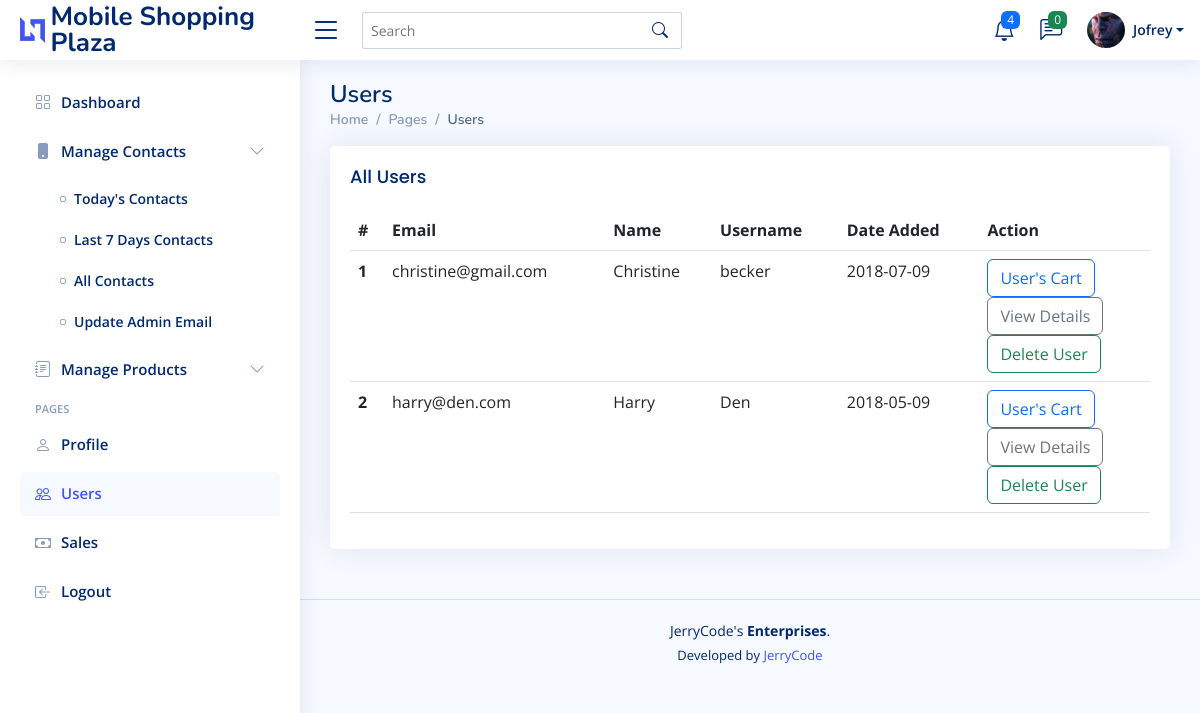
/admin/users.php (signed in), run on the app's committed database.
### tables this page shows
CREATE TABLE `users` (
  `email` varchar(200) NOT NULL,
  `id` int(11) NOT NULL,
  `password` varchar(60) NOT NULL,
  `type` int(1) NOT NULL,
  `name` varchar(150) NOT NULL,
  `username` varchar(150) NOT NULL,
  `address` text NOT NULL,
  `contact_info` varchar(100) NOT NULL,
  `photo` varchar(200) NOT NULL,
  `status` int(1) NOT NULL,
  `activate_code` varchar(15) NOT NULL,
  `reset_code` varchar(15) NOT NULL,
  `created_on` date NOT NULL
);

### functions.php (called while the page is built, shortened)
<?php
require_once('database/DBController.php');
require_once('database/Cart.php');
require_once('database/Contact.php');
require_once ('database/Users.php');
$db = new DBController();
$contact = new Contact($db);
$users = new Users($db);

### database/Shopping.php (called while the page is built, shortened)
<?php
class Shopping
{
    public function __construct(DBController $db)
    {
        $this->db = $db;
    }
}

### database/DBController.php (called while the page is built, shortened)
<?php
class DBController
{
    private string $host = 'localhost';
    private string $user = 'root';
    private string $password = '';
    private string $database = "shopping";
    public function __construct()
    {
        $this->con = mysqli_connect($this->host, $this->user, $this->password, $this->database);
    }
}

### database/Contact.php (called while the page is built, shortened)
<?php
include_once 'Shopping.php';
class Contact extends Shopping
{
    public function getMessageCount(): int|string
    {
        $is_read = 1;
        $sql = "SELECT id FROM tbl_contact_data WHERE Is_Read != ?";
        $query = $this->db->con->prepare($sql);
        $query->bind_param('i', $is_read);
        $query->execute();
        $result = $query->get_result();
        return $result->num_rows;
    }
}

### admin/include/session.php (called while the page is built, shortened)
<?php
$stmt = $db->con->prepare("SELECT * FROM users WHERE id=?");
$stmt->bind_param('i',$_SESSION['admin'] );
$stmt->execute();
$result = $stmt->get_result();
$admin = $result->fetch_assoc();

### database/Users.php (called while the page is built, shortened)
<?php
include_once 'Shopping.php';
class Users extends Shopping
{
    public function getAllUsersData($table = 'users',$type = 0): array
    {
        $result = $this->db->con->prepare("SELECT * FROM $table WHERE type = ?");
        $result->bind_param('i', $type);
        $result->execute();
        $stmt = $result->get_result();
        $resultArray = array();
        while ($item = $stmt->fetch_assoc()){
            $resultArray[] = $item;
        }
        return $resultArray;
    }
}

### admin/users.php (the view, shortened to what this page needs)
<?php
require ('../functions.php');
include ('include/session.php');
include ('include/head.php');
include ('include/top-navbar.php');
include ('include/sidebar_users.php');
?>
<main id="main" class="main">
    <div class="pagetitle">
        <h1>Users</h1>
        <nav>
            <ol class="breadcrumb">
                <li class="breadcrumb-item"><a href="index.php">Home</a></li>
                <li class="breadcrumb-item">Pages</li>
                <li class="breadcrumb-item active">Users</li>
            </ol>
        </nav>
    </div>
    <section class="section">
        <div class="row">
            <div class="col-lg-12">
                <div class="card">
                    <div class="card-body">
                        <h5 class="card-title">All Users</h5>
                        <table class="table datatable">
                            <thead>
                            <tr>
                                <th scope="col">#</th>
                                <th scope="col">Email</th>
                                <th scope="col">Name</th>
                                <th scope="col">Username</th>
                                <th scope="col">Date Added</th>
                                <th scope="col">Action</th>
                            </tr>
                            </thead>
                            <tbody>
                            <?php
                            $increment = 1;
                            if ($users->getAllUsersData() != null):
                                foreach ($users->getAllUsersData() as $today):
                                    ?>
                                    <tr>
                                        <th scope="row"><?php echo htmlentities($increment);?></th>
                                        <td><?php echo htmlentities($today['email']);?></td>
                                        <td><?php echo htmlentities($today['name']);?></td>
                                        <td><?php echo htmlentities($today['username']);?></td>
                                        <td><?php echo htmlentities($today['created_on']);?></td>
                                        <td>
                                            <form method="post" action="cart.php">
                                                <button type="submit" name="user" class="btn btn-outline-primary" value="<?php echo htmlentities($today['email']);?>">User's Cart</button>
                                            </form>
                                            <form method="post" action="users-details.php">
                                                <button type="submit" name="user" class="btn btn-outline-secondary" value="<?php echo htmlentities($today['email']);?>">View Details</button>
                                            </form>
                                            <form method="post" action="delete-users.php">
                                                <button type="submit" name="user" class="btn btn-outline-success" value="<?php echo htmlentities($today['email']);?>">Delete User</button>
                                            </form>
                                        </td>
                                    </tr>
                                    <?php
                                    $increment++;
                                endforeach;
                            else: ?>
                                <tr>
                                    <td colspan="5" style="color:red; font-size:22px;" class="text-center" >No Records Found</td>
                                </tr>
                            <?php
                            endif;
                            ?>
                            </tbody>
                        </table>
                    </div>
                </div>
            </div>
        </div>
    </section>
</main>
<footer id="footer" class="footer">
    <div class="copyright">
        JerryCode's <strong><span>Enterprises</span></strong>.
    </div>
    <div class="credits">
        Developed by <a href="#">JerryCode</a>
    </div>
</footer>
</body>
</html>

### admin/include/top-navbar.php (shortened to what this page needs)
<body>
<header id="header" class="header fixed-top d-flex align-items-center">
    <div class="d-flex align-items-center justify-content-between">
        <a href="index.php" class="logo d-flex align-items-center">
            <img src="assets/img/logo.png" alt="">
            <span class="d-none d-lg-block">Mobile Shopping Plaza</span>
        </a>
        <i class="bi bi-list toggle-sidebar-btn"></i>
    </div>
    <div class="search-bar">
        <form class="search-form d-flex align-items-center" method="POST" action="#">
            <input type="text" name="query" placeholder="Search" title="Enter search keyword">
            <button type="submit" title="Search"><i class="bi bi-search"></i></button>
        </form>
    </div>
    <nav class="header-nav ms-auto">
        <ul class="d-flex align-items-center">
            <li class="nav-item dropdown">
                <a class="nav-link nav-icon" href="#" data-bs-toggle="dropdown">
                    <i class="bi bi-bell"></i>
                    <span class="badge bg-primary badge-number">4</span>
                </a>
            </li>
            <li class="nav-item dropdown">
                <a class="nav-link nav-icon" href="#" data-bs-toggle="dropdown">
                    <i class="bi bi-chat-left-text"></i>
                    <span class="badge bg-success badge-number">
                <?php
                echo $contact->getMessageCount();
                ?>
            </span>
                </a>
            </li>
            <li class="nav-item dropdown pe-3">
                <a class="nav-link nav-profile d-flex align-items-center pe-0" href="#" data-bs-toggle="dropdown">
                    <img src="../assets/products/<?php echo htmlentities($admin['photo']);?>" alt="Profile" class="rounded-circle">
                    <span class="d-none d-md-block dropdown-toggle ps-2"><?php echo htmlentities(ucfirst($admin['name']));?></span>
                </a>
            </li>
        </ul>
    </nav>
</header>

### admin/assets/css/style.css (style rules this page uses)
:root { scroll-behavior: smooth; }
body { font-family: "Open Sans", sans-serif; background: #f6f9ff; color: #444444; }
a { color: #4154f1; text-decoration: none; }
h1, h2, h3, h4, h5, h6 { font-family: "Nunito", sans-serif; }
#main { margin-top: 60px; padding: 20px 30px; transition: all 0.3s; }
.pagetitle { margin-bottom: 10px; }
.pagetitle h1 { font-size: 24px; margin-bottom: 0; font-weight: 600; color: #012970; }
.card { margin-bottom: 30px; border: none; border-radius: 5px; box-shadow: 0px 0 30px rgba(1, 41, 112, 0.1); }
.card-title { padding: 20px 0 15px 0; font-size: 18px; font-weight: 500; color: #012970; font-family: "Poppins", sans-serif; }
.card-body { padding: 0 20px 20px 20px; }
.breadcrumb { font-size: 14px; font-family: "Nunito", sans-serif; color: #899bbd; font-weight: 600; }
.breadcrumb a { color: #899bbd; transition: 0.3s; }
.breadcrumb .breadcrumb-item::before { color: #899bbd; }
.breadcrumb .active { color: #51678f; font-weight: 600; }
.logo { line-height: 1; }
@media (min-width: 1200px) { .logo { width: 280px; } }
.logo img { max-height: 26px; margin-right: 6px; }
.logo span { font-size: 26px; font-weight: 700; color: #012970; font-family: "Nunito", sans-serif; }
.header { transition: all 0.5s; z-index: 997; height: 60px; box-shadow: 0px 2px 20px rgba(1, 41, 112, 0.1); background-color: #fff; padding-left: 20px; }
.header .toggle-sidebar-btn { font-size: 32px; padding-left: 10px; cursor: pointer; color: #012970; }
.header .search-bar { min-width: 360px; padding: 0 20px; }
.header .search-form { width: 100%; }
.header .search-form input { border: 0; font-size: 14px; color: #012970; border: 1px solid rgba(1, 41, 112, 0.2); padding: 7px 38px 7px 8px; border-radius: 3px; transition: 0.3s; width: 100%; }
.header .search-form button { border: 0; padding: 0; margin-left: -30px; background: none; }
.header .search-form button i { color: #012970; }
.header-nav ul { list-style: none; }
.header-nav>ul { margin: 0; padding: 0; }
.header-nav .nav-icon { font-size: 22px; color: #012970; margin-right: 25px; position: relative; }
.header-nav .nav-profile { color: #012970; }
.header-nav .nav-profile img { max-height: 36px; }
.header-nav .nav-profile span { font-size: 14px; font-weight: 600; }
.header-nav .badge-number { position: absolute; inset: -2px -5px auto auto; font-weight: normal; font-size: 12px; padding: 3px 6px; }
@media (min-width: 1200px) { #main, #footer { margin-left: 300px; } }
.footer { padding: 20px 0; font-size: 14px; transition: all 0.3s; border-top: 1px solid #cddfff; }
.footer .copyright { text-align: center; color: #012970; }
.footer .credits { padding-top: 5px; text-align: center; font-size: 13px; color: #012970; }

### data on the page
users: photo (picture), name "Jofrey"
users: email "christine@gmail.com", name "Christine", username "becker", created_on "2018-07-09"
users: email "harry@den.com", name "Harry", username "Den", created_on "2018-05-09"

### other printed values
$contact->getMessageCount() "0"
